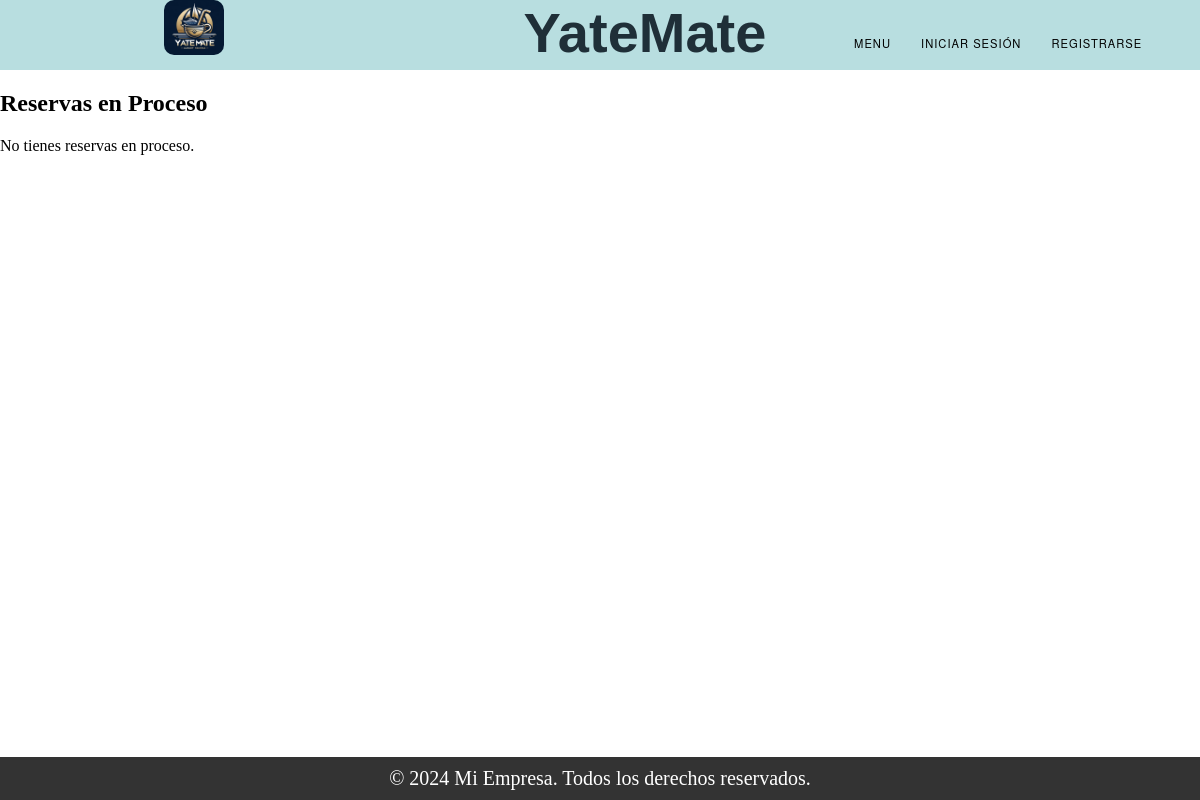
The app's page /reservas/, older data.
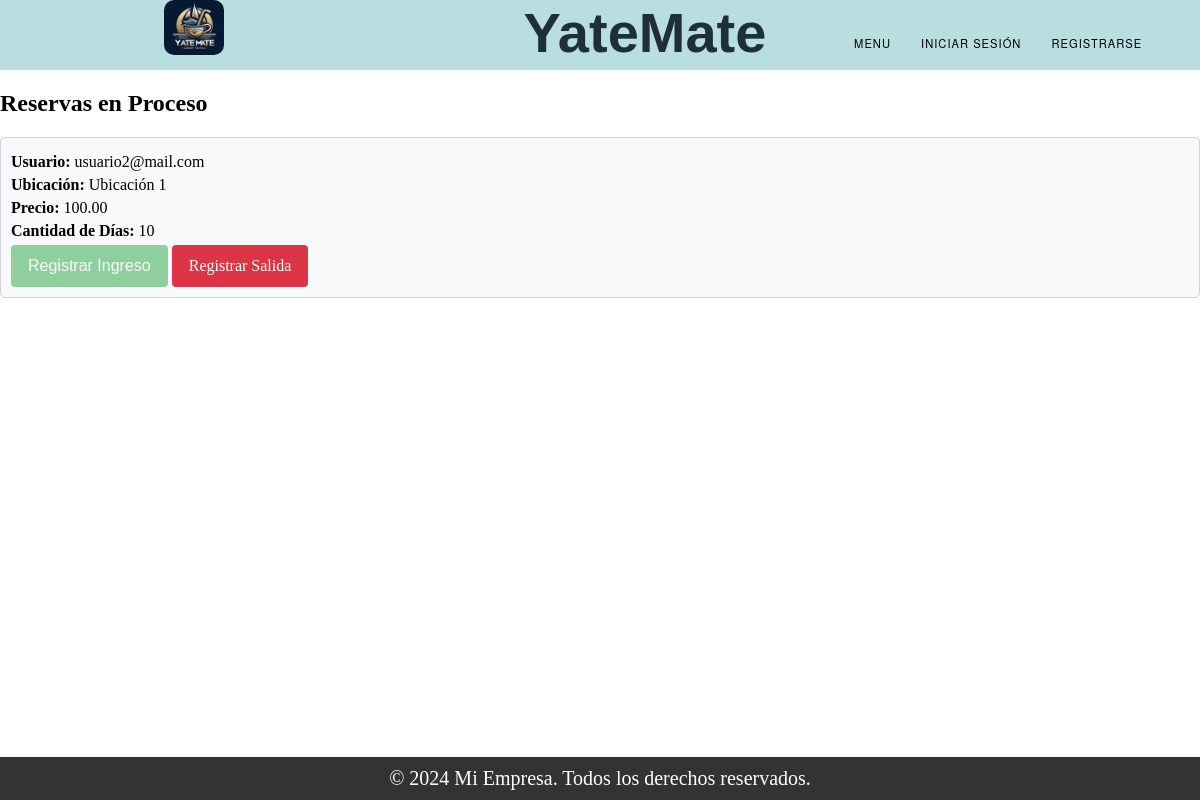
The same page, newer data.
### Amarra/models.py (models this page shows, shortened)
class Reserva(models.Model):
    publicacion = models.ForeignKey(Publicacion_Amarra, on_delete=models.CASCADE)
    fecha_ingreso = models.DateField(null=True)
    fecha_salida = models.DateField(null=True)
    usuario = models.ForeignKey(User, on_delete=models.CASCADE)

class Publicacion_Amarra(models.Model):
    ESTADOS = (
        ('Vigente', 'Vigente'),
        ('En Proceso', 'En Proceso'),
        ('Finalizado', 'Finalizado'),
    )
    dueño = models.ForeignKey(User, on_delete=models.CASCADE)
    precio = models.TextField()
    fecha_inicio = models.DateField()
    cant_dias = models.TextField()
    ubicacion = models.TextField()
    estado = models.CharField(max_length=20, choices=ESTADOS, default='Vigente')

### Register/models.py (models this page shows, shortened)
class User(models.Model):
    TIPOS = (
        ('Administrador', 'Administrador'),
        ('Usuario', 'Usuario'),
        ('Cliente', 'Cliente'),
    )
    mail = models.CharField(max_length=150, unique=True)  # Nombre de usuario (email).
    tipo = models.CharField(max_length=20, choices=TIPOS)
    password = models.CharField(max_length=128)  # Contraseña.
    nombre = models.CharField(max_length=255)
    apellido = models.CharField(max_length=255)
    dni = models.CharField(max_length=20)
    fecha_expiracion_dni = models.DateField()
    nacionalidad = models.CharField(max_length=100)
    genero = models.CharField(max_length=10)
    domicilio = models.CharField(max_length=255)
    fecha_nacimiento = models.DateField()
    cuil_cuit = models.CharField(max_length=20)
    moroso = models.BooleanField(default=False)

### Amarra/views.py (the view)
# urls.py: path('reservas/', views.reservas, name='reservas'),
def reservas(request):
    reservas_finalizadas = Reserva.objects.all()
    return render(request, "reservas.html", {'reservas': reservas_finalizadas})

### Trueque/context_processors.py (called while the page is built)
def conversaciones_usuario(request):
    user_id = request.session.get('user_id')
    if user_id:
        conversaciones = Conversacion.objects.filter(Q(dueño_publicacion=user_id) | Q(solicitante=user_id))
        return {'conversaciones_usuario': conversaciones}
    else:
        return {'conversaciones_usuario': []}

### Amarra/templates/reservas.html (shortened to what this page needs)
{% extends "base.html" %}
{% block content %}
<h2>Reservas en Proceso</h2>
{% if reservas %}
    <div class="reserva-container">
        {% for reserva in reservas %}
            <div class="reserva-item">
                <p><strong>Usuario:</strong> {{ reserva.usuario.mail }}</p>
                <p><strong>Ubicación:</strong> {{ reserva.publicacion.ubicacion }}</p>
                <p><strong>Precio:</strong> {{ reserva.publicacion.precio }}</p>
                <p><strong>Cantidad de Días:</strong> {{ reserva.publicacion.cant_dias }}</p>
                <div>
                    {% if reserva.fecha_ingreso %}
                        <button class="btn btn-ingreso btn-disabled" disabled>Registrar Ingreso</button>
                    {% else %}
                        <a href="{% url 'registrar_ingreso' reserva.id %}" class="btn btn-ingreso">Registrar Ingreso</a>
                    {% endif %}
                    {% if reserva.fecha_salida %}
                        <button class="btn btn-salida btn-disabled" disabled>Registrar Salida</button>
                    {% else %}
                        <a href="{% url 'registrar_salida' reserva.id %}" class="btn btn-salida">Registrar Salida</a>
                    {% endif %}
                </div>
            </div>
        {% endfor %}
    </div>
{% else %}
    <p>No tienes reservas en proceso.</p>
{% endif %}
{% endblock %}

Row changes from the older to the newer data that the page shows:
added Reserva: usuario.mail "usuario2@mail.com", publicacion.ubicacion "Ubicación 1", publicacion.precio "100.00", publicacion.cant_dias "10", fecha_ingreso "Registrar Ingreso", shows "Registrar Salida"
Text that changed along with them:
text no longer shown: "No tienes reservas en proceso."
